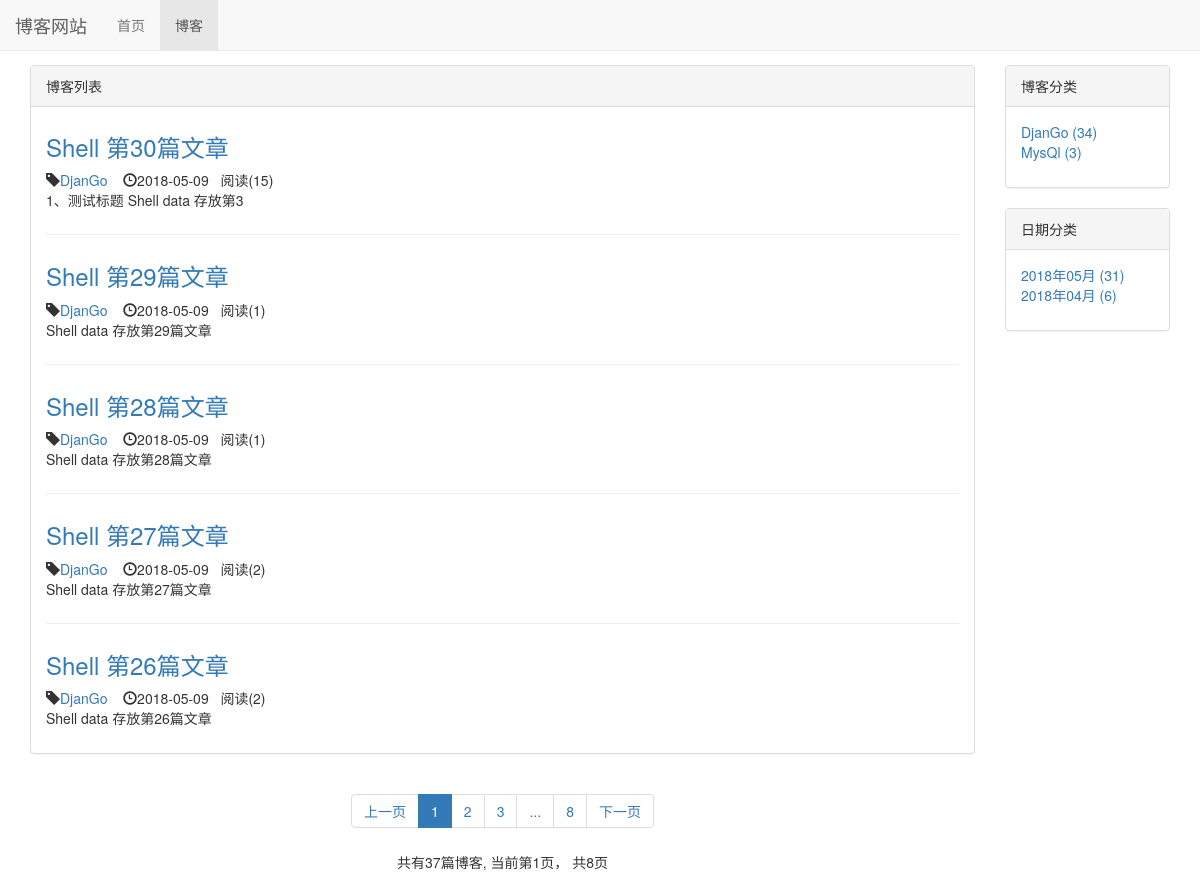
Page /blog/ on the earlier database version.
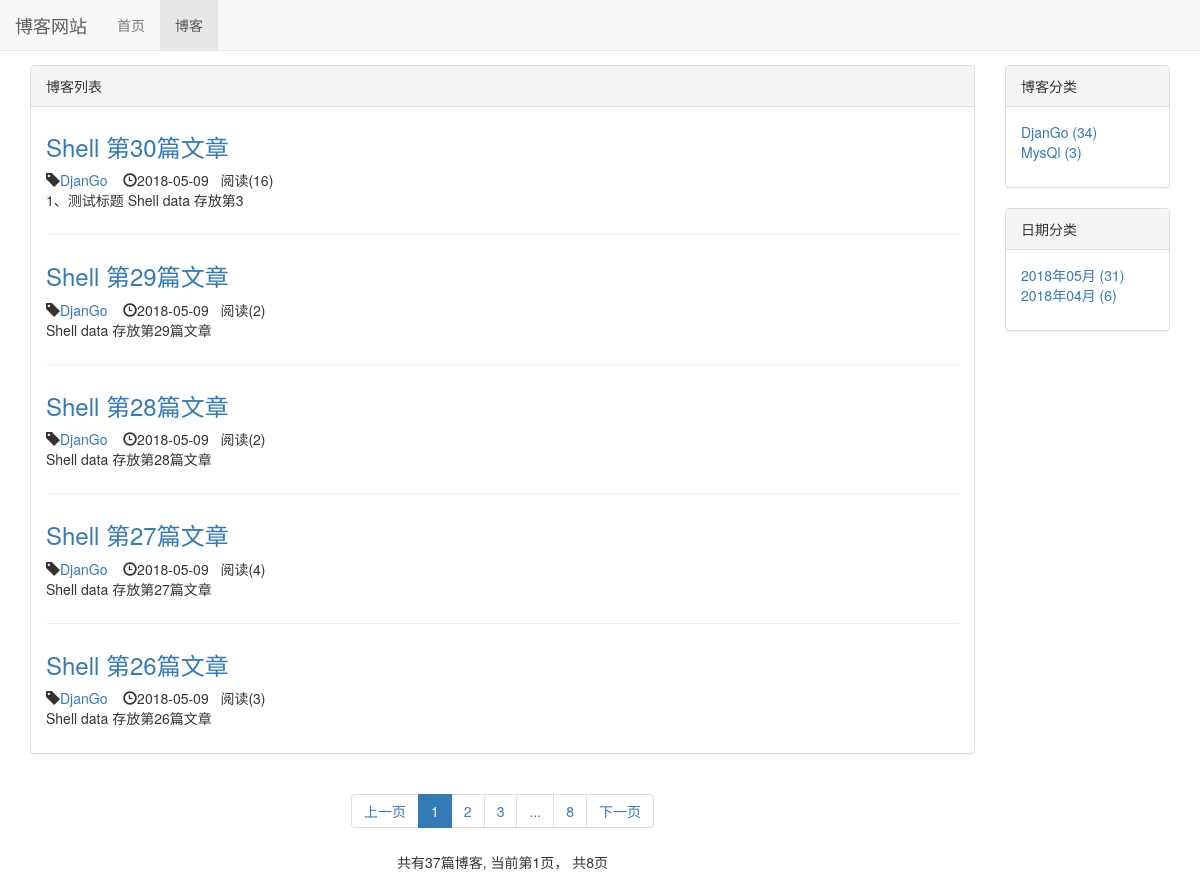
Same page on the later database version.
### blog/models.py (models this page shows, shortened)
class Blog(models.Model, ReadNumExpandMethod):
    title = models.CharField(max_length=50, verbose_name='文章标题')
    blog_type = models.ForeignKey(BlogType, on_delete=models.DO_NOTHING, verbose_name='文章分类')
    content = RichTextUploadingField()
    author = models.ForeignKey(User, on_delete=models.DO_NOTHING, verbose_name='作者')
    read_details = GenericRelation(ReadDetail)
    created_time = models.DateTimeField(auto_now_add=True, verbose_name='创建时间')
    lsat_updated_time = models.DateTimeField(auto_now=True, verbose_name='修改时间')
    class Meta:
        ordering = ['-created_time']
        verbose_name = '博客文章'
        verbose_name_plural = verbose_name

class BlogType(models.Model):
    type_name = models.CharField(max_length=15, verbose_name='分类列表')
    def __str__(self):
        return self.type_name
    class Meta:
        verbose_name = '博客分类'
        verbose_name_plural  = verbose_name

### read_statistics/models.py (models this page shows)
class ReadNum(models.Model):
    read_num = models.IntegerField(default=0, verbose_name='阅读量')
    content_type = models.ForeignKey(ContentType, on_delete=models.DO_NOTHING)
    object_id = models.PositiveIntegerField()
    content_object = GenericForeignKey('content_type', 'object_id')

### blog/views.py (the view)
# urls.py: path('',views.blog_list, name='blog_list'),
def blog_list(request):
    blogs_all_list = Blog.objects.all()
    context = get_blog_list_common_date(request,blogs_all_list)
    return render(request, 'blog/blog_list.html',context)

### read_statistics/models.py (called while the page is built)
    def get_read_num(self):
        try:
            ct = ContentType.objects.get_for_model(self)
            readnum = ReadNum.objects.get(content_type=ct, object_id=self.pk)
            return readnum.read_num
        except exceptions.ObjectDoesNotExist:
            return 0

### blog/templates/blog/blog_list.html (shortened to what the changed rows need)
{% extends 'base.html' %}
{% load staticfiles %}
{% block header_extends %}
    <link rel="stylesheet" href="{% static 'blog/blog.css' %}">
{% endblock %}
{% block content %}
    <div class="container">
        <div class="row">
            <div class="col-xs-12 col-sm-8 col-md-9 col-lg-10">
                <div class="panel panel-default">
                        <div class="panel-body">
                            {% for blog in blogs %}
                                <div class="blog">
                                    <h3><a href="{% url 'blog_detail' blog.pk %}">{{ blog.title }}</a></h3>
                                    <p class="blog-info">
                                        <span class="glyphicon glyphicon-tag"></span><a href="{% url 'blogs_with_type' blog.blog_type.pk %}">{{ blog.blog_type }}</a> &nbsp;&nbsp;
                                        <span class="glyphicon glyphicon-time"></span>{{ blog.created_time|date:"Y-m-d" }}&nbsp;&nbsp;
                                        阅读({{ blog.get_read_num }})
                                    </p>
                                    <p>{{ blog.content|striptags|truncatechars:25 }}</p>
                                </div>
                            {% empty %}
                                <div class="blog">
                                    <h3>-- 暂无博客，敬请期待 --</h3>
                                </div>
                            {% endfor %}
                        </div>
                </div>
            </div>
        </div>
    </div>
{% endblock %}

Differences in the rows shown:
changed through a linked row, Blog "Shell 第30篇文章": get_read_num "15" → "16"
changed through a linked row, Blog "Shell 第29篇文章": get_read_num "1" → "2"
changed through a linked row, Blog "Shell 第28篇文章": get_read_num "1" → "2"
changed through a linked row, Blog "Shell 第27篇文章": get_read_num "2" → "4"
changed through a linked row, Blog "Shell 第26篇文章": get_read_num "2" → "3"
